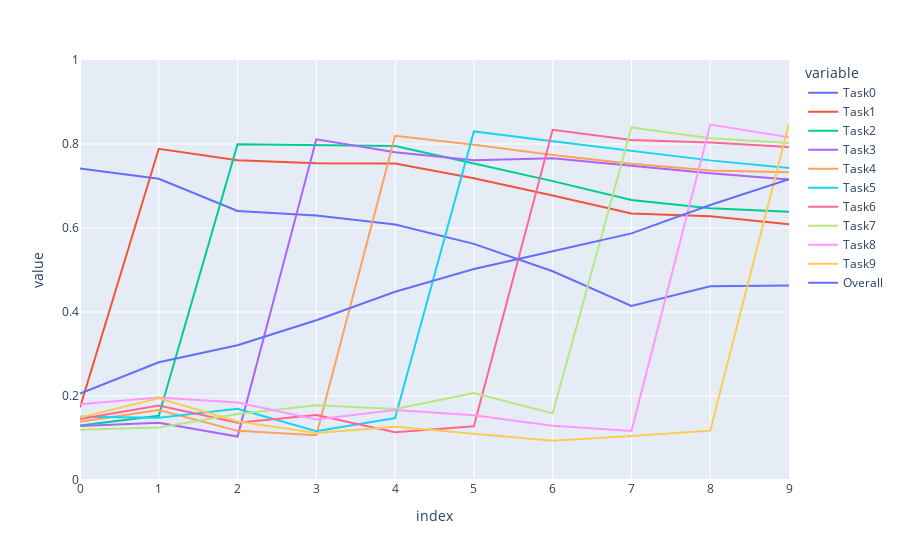

Notebook source saved alongside this figure:
### Markdown cell above
## Evaluation accuracies per experience

### Code cell
acc_df = pd.DataFrame(accuracies)
acc_df.index = range(10)

fig = px.line(acc_df, x=acc_df.index, y=acc_df.columns, range_y=[0, 1])
fig.show()

### Figure 1 — Plotly figure (JSON) as saved in the notebook; plotly's stock layout.template omitted (floating-point values rounded to 4 significant figures)
{"data": [{"hovertemplate": "variable=Task0<br>index=%{x}<br>value=%{y}<extra></extra>", "legendgroup": "Task0", "line": {"color": "#636efa", "dash": "solid"}, "marker": {"symbol": "circle"}, "mode": "lines", "name": "Task0", "orientation": "v", "showlegend": true, "type": "scatter", "x": [0, 1, 2, 3, 4, 5, 6, 7, 8, 9], "xaxis": "x", "y": [0.7415, 0.7171, 0.6404, 0.63, 0.6081, 0.5622, 0.497, 0.4146, 0.4615, 0.4629], "yaxis": "y"}, {"hovertemplate": "variable=Task1<br>index=%{x}<br>value=%{y}<extra></extra>", "legendgroup": "Task1", "line": {"color": "#EF553B", "dash": "solid"}, "marker": {"symbol": "circle"}, "mode": "lines", "name": "Task1", "orientation": "v", "showlegend": true, "type": "scatter", "x": [0, 1, 2, 3, 4, 5, 6, 7, 8, 9], "xaxis": "x", "y": [0.173, 0.7886, 0.7614, 0.7541, 0.7534, 0.7183, 0.6774, 0.6345, 0.6279, 0.6089], "yaxis": "y"}, {"hovertemplate": "variable=Task2<br>index=%{x}<br>value=%{y}<extra></extra>", "legendgroup": "Task2", "line": {"color": "#00cc96", "dash": "solid"}, "marker": {"symbol": "circle"}, "mode": "lines", "name": "Task2", "orientation": "v", "showlegend": true, "type": "scatter", "x": [0, 1, 2, 3, 4, 5, 6, 7, 8, 9], "xaxis": "x", "y": [0.1297, 0.1528, 0.7992, 0.7972, 0.7952, 0.7537, 0.7116, 0.6668, 0.6473, 0.6389], "yaxis": "y"}, {"hovertemplate": "variable=Task3<br>index=%{x}<br>value=%{y}<extra></extra>", "legendgroup": "Task3", "line": {"color": "#ab63fa", "dash": "solid"}, "marker": {"symbol": "circle"}, "mode": "lines", "name": "Task3", "orientation": "v", "showlegend": true, "type": "scatter", "x": [0, 1, 2, 3, 4, 5, 6, 7, 8, 9], "xaxis": "x", "y": [0.1284, 0.1362, 0.1034, 0.8112, 0.7801, 0.7613, 0.7663, 0.7482, 0.7306, 0.7156], "yaxis": "y"}, {"hovertemplate": "variable=Task4<br>index=%{x}<br>value=%{y}<extra></extra>", "legendgroup": "Task4", "line": {"color": "#FFA15A", "dash": "solid"}, "marker": {"symbol": "circle"}, "mode": "lines", "name": "Task4", "orientation": "v", "showlegend": true, "type": "scatter", "x": [0, 1, 2, 3, 4, 5, 6, 7, 8, 9], "xaxis": "x", "y": [0.1388, 0.1666, 0.117, 0.1067, 0.8195, 0.7982, 0.7739, 0.753, 0.737, 0.7326], "yaxis": "y"}, {"hovertemplate": "variable=Task5<br>index=%{x}<br>value=%{y}<extra></extra>", "legendgroup": "Task5", "line": {"color": "#19d3f3", "dash": "solid"}, "marker": {"symbol": "circle"}, "mode": "lines", "name": "Task5", "orientation": "v", "showlegend": true, "type": "scatter", "x": [0, 1, 2, 3, 4, 5, 6, 7, 8, 9], "xaxis": "x", "y": [0.1505, 0.1482, 0.1695, 0.116, 0.1476, 0.83, 0.8065, 0.7836, 0.761, 0.743], "yaxis": "y"}, {"hovertemplate": "variable=Task6<br>index=%{x}<br>value=%{y}<extra></extra>", "legendgroup": "Task6", "line": {"color": "#FF6692", "dash": "solid"}, "marker": {"symbol": "circle"}, "mode": "lines", "name": "Task6", "orientation": "v", "showlegend": true, "type": "scatter", "x": [0, 1, 2, 3, 4, 5, 6, 7, 8, 9], "xaxis": "x", "y": [0.1455, 0.1774, 0.1362, 0.155, 0.1139, 0.128, 0.8337, 0.8097, 0.8033, 0.7926], "yaxis": "y"}, {"hovertemplate": "variable=Task7<br>index=%{x}<br>value=%{y}<extra></extra>", "legendgroup": "Task7", "line": {"color": "#B6E880", "dash": "solid"}, "marker": {"symbol": "circle"}, "mode": "lines", "name": "Task7", "orientation": "v", "showlegend": true, "type": "scatter", "x": [0, 1, 2, 3, 4, 5, 6, 7, 8, 9], "xaxis": "x", "y": [0.1194, 0.1248, 0.1569, 0.1781, 0.1691, 0.2073, 0.1587, 0.8394, 0.8138, 0.8021], "yaxis": "y"}, {"hovertemplate": "variable=Task8<br>index=%{x}<br>value=%{y}<extra></extra>", "legendgroup": "Task8", "line": {"color": "#FF97FF", "dash": "solid"}, "marker": {"symbol": "circle"}, "mode": "lines", "name": "Task8", "orientation": "v", "showlegend": true, "type": "scatter", "x": [0, 1, 2, 3, 4, 5, 6, 7, 8, 9], "xaxis": "x", "y": [0.1801, 0.1963, 0.1844, 0.1441, 0.1665, 0.1541, 0.129, 0.1168, 0.8463, 0.8161], "yaxis": "y"}, {"hovertemplate": "variable=Task9<br>index=%{x}<br>value=%{y}<extra></extra>", "legendgroup": "Task9", "line": {"color": "#FECB52", "dash": "solid"}, "marker": {"symbol": "circle"}, "mode": "lines", "name": "Task9", "orientation": "v", "showlegend": true, "type": "scatter", "x": [0, 1, 2, 3, 4, 5, 6, 7, 8, 9], "xaxis": "x", "y": [0.1489, 0.1946, 0.1392, 0.112, 0.127, 0.1095, 0.0932, 0.1047, 0.1175, 0.848], "yaxis": "y"}, {"hovertemplate": "variable=Overall<br>index=%{x}<br>value=%{y}<extra></extra>", "legendgroup": "Overall", "line": {"color": "#636efa", "dash": "solid"}, "marker": {"symbol": "circle"}, "mode": "lines", "name": "Overall", "orientation": "v", "showlegend": true, "type": "scatter", "x": [0, 1, 2, 3, 4, 5, 6, 7, 8, 9], "xaxis": "x", "y": [0.2056, 0.2803, 0.3208, 0.3804, 0.448, 0.5023, 0.5447, 0.5871, 0.6546, 0.7161], "yaxis": "y"}], "layout": {"legend": {"title": {"text": "variable"}, "tracegroupgap": 0}, "margin": {"t": 60}, "xaxis": {"anchor": "y", "domain": [0, 1], "title": {"text": "index"}}, "yaxis": {"anchor": "x", "domain": [0, 1], "range": [0, 1], "title": {"text": "value"}}}}
